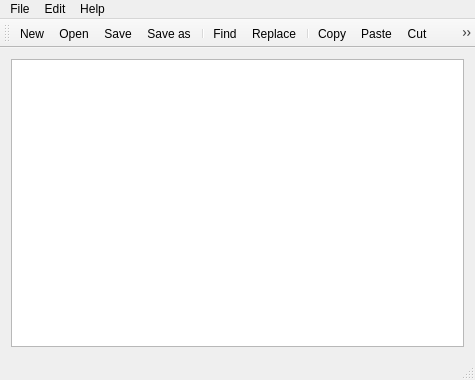
<?xml version="1.0" encoding="UTF-8"?>
<ui version="4.0">
 <class>MainWindow</class>
 <widget class="QMainWindow" name="MainWindow">
  <property name="geometry">
   <rect>
    <x>0</x>
    <y>0</y>
    <width>475</width>
    <height>380</height>
   </rect>
  </property>
  <property name="windowTitle">
   <string>Yet another sample editor</string>
  </property>
  <property name="windowIcon">
   <iconset resource="mainwindow.qrc">
    <normaloff>:/icons/app_icon.png</normaloff>:/icons/app_icon.png</iconset>
  </property>
  <widget class="QWidget" name="centralWidget">
   <layout class="QGridLayout" name="gridLayout">
    <item row="0" column="0">
     <layout class="QVBoxLayout" name="verticalLayout">
      <item>
       <widget class="QTextEdit" name="textEdit"/>
      </item>
     </layout>
    </item>
   </layout>
  </widget>
  <widget class="QMenuBar" name="menuBar">
   <property name="geometry">
    <rect>
     <x>0</x>
     <y>0</y>
     <width>475</width>
     <height>21</height>
    </rect>
   </property>
   <widget class="QMenu" name="menuFile">
    <property name="title">
     <string>File</string>
    </property>
    <addaction name="actionNew"/>
    <addaction name="actionOpen"/>
    <addaction name="actionSave"/>
    <addaction name="actionSave_as"/>
    <addaction name="separator"/>
    <addaction name="actionQuit"/>
   </widget>
   <widget class="QMenu" name="menuEdit">
    <property name="title">
     <string>Edit</string>
    </property>
    <addaction name="actionCopy"/>
    <addaction name="actionPaste"/>
    <addaction name="actionCut"/>
    <addaction name="actionDelete"/>
    <addaction name="separator"/>
    <addaction name="actionFind"/>
    <addaction name="actionReplace"/>
    <addaction name="separator"/>
    <addaction name="actionUndo"/>
    <addaction name="actionRedo"/>
   </widget>
   <widget class="QMenu" name="menuHelp">
    <property name="title">
     <string>Help</string>
    </property>
    <addaction name="actionAbout"/>
   </widget>
   <addaction name="menuFile"/>
   <addaction name="menuEdit"/>
   <addaction name="menuHelp"/>
  </widget>
  <widget class="QToolBar" name="mainToolBar">
   <attribute name="toolBarArea">
    <enum>TopToolBarArea</enum>
   </attribute>
   <attribute name="toolBarBreak">
    <bool>false</bool>
   </attribute>
   <addaction name="actionNew"/>
   <addaction name="actionOpen"/>
   <addaction name="actionSave"/>
   <addaction name="actionSave_as"/>
   <addaction name="separator"/>
   <addaction name="actionFind"/>
   <addaction name="actionReplace"/>
   <addaction name="separator"/>
   <addaction name="actionCopy"/>
   <addaction name="actionPaste"/>
   <addaction name="actionCut"/>
   <addaction name="actionDelete"/>
   <addaction name="separator"/>
   <addaction name="actionUndo"/>
   <addaction name="actionRedo"/>
   <addaction name="separator"/>
   <addaction name="actionAbout"/>
  </widget>
  <widget class="QStatusBar" name="statusBar"/>
  <action name="actionQuit">
   <property name="icon">
    <iconset>
     <normaloff>icons/quit.png</normaloff>icons/quit.png</iconset>
   </property>
   <property name="text">
    <string>Quit</string>
   </property>
   <property name="shortcut">
    <string>Ctrl+Q</string>
   </property>
  </action>
  <action name="actionCopy">
   <property name="icon">
    <iconset resource="mainwindow.qrc">
     <normaloff>:/icons/copy.png</normaloff>:/icons/copy.png</iconset>
   </property>
   <property name="text">
    <string>Copy</string>
   </property>
   <property name="shortcut">
    <string>Ctrl+C</string>
   </property>
  </action>
  <action name="actionPaste">
   <property name="icon">
    <iconset resource="mainwindow.qrc">
     <normaloff>:/icons/paste.png</normaloff>:/icons/paste.png</iconset>
   </property>
   <property name="text">
    <string>Paste</string>
   </property>
   <property name="shortcut">
    <string>Ctrl+V</string>
   </property>
  </action>
  <action name="actionUndo">
   <property name="icon">
    <iconset resource="mainwindow.qrc">
     <normaloff>:/icons/undo.png</normaloff>:/icons/undo.png</iconset>
   </property>
   <property name="text">
    <string>Undo</string>
   </property>
   <property name="shortcut">
    <string>Ctrl+Z, Ctrl+Backspace</string>
   </property>
  </action>
  <action name="actionRedo">
   <property name="icon">
    <iconset resource="mainwindow.qrc">
     <normaloff>:/icons/redo.png</normaloff>:/icons/redo.png</iconset>
   </property>
   <property name="text">
    <string>Redo</string>
   </property>
   <property name="shortcut">
    <string>Ctrl+Y</string>
   </property>
  </action>
  <action name="actionAbout">
   <property name="icon">
    <iconset resource="mainwindow.qrc">
     <normaloff>:/icons/about.png</normaloff>:/icons/about.png</iconset>
   </property>
   <property name="text">
    <string>About</string>
   </property>
  </action>
  <action name="actionSave">
   <property name="icon">
    <iconset resource="mainwindow.qrc">
     <normaloff>:/icons/save.png</normaloff>:/icons/save.png</iconset>
   </property>
   <property name="text">
    <string>Save</string>
   </property>
   <property name="shortcut">
    <string>Ctrl+S</string>
   </property>
  </action>
  <action name="actionNew">
   <property name="icon">
    <iconset resource="mainwindow.qrc">
     <normaloff>:/icons/new.png</normaloff>:/icons/new.png</iconset>
   </property>
   <property name="text">
    <string>New</string>
   </property>
   <property name="shortcut">
    <string>Ctrl+N</string>
   </property>
  </action>
  <action name="actionSave_as">
   <property name="icon">
    <iconset resource="mainwindow.qrc">
     <normaloff>:/icons/save-as.png</normaloff>:/icons/save-as.png</iconset>
   </property>
   <property name="text">
    <string>Save as...</string>
   </property>
   <property name="shortcut">
    <string>Ctrl+Shift+S</string>
   </property>
  </action>
  <action name="actionOpen">
   <property name="icon">
    <iconset resource="mainwindow.qrc">
     <normaloff>:/icons/load.png</normaloff>:/icons/load.png</iconset>
   </property>
   <property name="text">
    <string>Open</string>
   </property>
   <property name="shortcut">
    <string>Ctrl+O</string>
   </property>
  </action>
  <action name="actionCut">
   <property name="icon">
    <iconset resource="mainwindow.qrc">
     <normaloff>:/icons/cut.png</normaloff>:/icons/cut.png</iconset>
   </property>
   <property name="text">
    <string>Cut</string>
   </property>
   <property name="shortcut">
    <string>Ctrl+X</string>
   </property>
  </action>
  <action name="actionDelete">
   <property name="icon">
    <iconset resource="mainwindow.qrc">
     <normaloff>:/icons/delete.png</normaloff>:/icons/delete.png</iconset>
   </property>
   <property name="text">
    <string>Delete</string>
   </property>
  </action>
  <action name="actionFind">
   <property name="icon">
    <iconset resource="mainwindow.qrc">
     <normaloff>:/icons/find.png</normaloff>:/icons/find.png</iconset>
   </property>
   <property name="text">
    <string>Find</string>
   </property>
   <property name="shortcut">
    <string>Ctrl+F</string>
   </property>
  </action>
  <action name="actionReplace">
   <property name="icon">
    <iconset resource="mainwindow.qrc">
     <normaloff>:/icons/find-and-replace.png</normaloff>:/icons/find-and-replace.png</iconset>
   </property>
   <property name="text">
    <string>Replace</string>
   </property>
   <property name="shortcut">
    <string>Ctrl+R</string>
   </property>
  </action>
  <action name="actionTextChanged">
   <property name="text">
    <string>textChanged</string>
   </property>
  </action>
  <action name="actionCursorMoved">
   <property name="text">
    <string>cursorMoved</string>
   </property>
  </action>
 </widget>
 <layoutdefault spacing="6" margin="11"/>
 <resources>
  <include location="mainwindow.qrc"/>
 </resources>
 <connections>
  <connection>
   <sender>textEdit</sender>
   <signal>textChanged()</signal>
   <receiver>actionTextChanged</receiver>
   <slot>trigger()</slot>
   <hints>
    <hint type="sourcelabel">
     <x>237</x>
     <y>207</y>
    </hint>
    <hint type="destinationlabel">
     <x>-1</x>
     <y>-1</y>
    </hint>
   </hints>
  </connection>
  <connection>
   <sender>textEdit</sender>
   <signal>cursorPositionChanged()</signal>
   <receiver>actionCursorMoved</receiver>
   <slot>trigger()</slot>
   <hints>
    <hint type="sourcelabel">
     <x>237</x>
     <y>207</y>
    </hint>
    <hint type="destinationlabel">
     <x>-1</x>
     <y>-1</y>
    </hint>
   </hints>
  </connection>
 </connections>
</ui>
